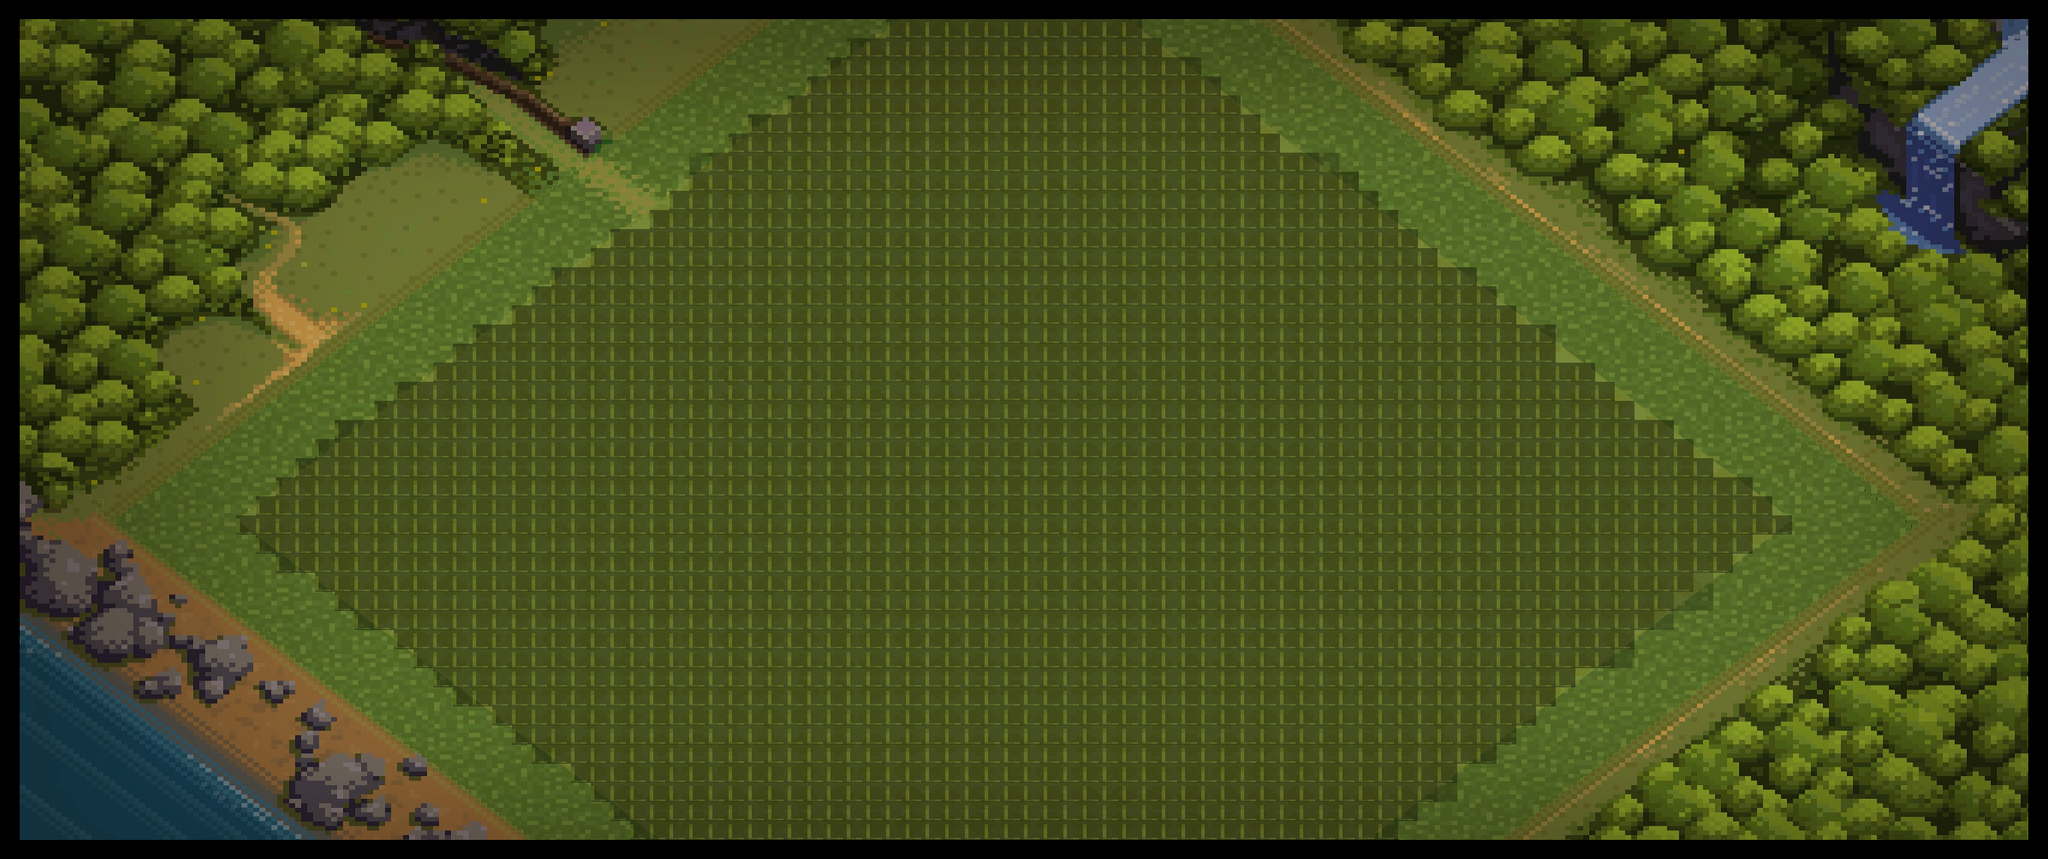

Rendered tile map (Tiled .tmx) drawn with the repository's tilesets; below, a short description and the map source with its tile grids summarised:
An orthogonal 104x45 tile map with 33x32 px tiles, 2 tile layers (Tile Layer 1, Copy of Tile Layer 1).

<map version="1.9" tiledversion="1.9.2" orientation="orthogonal" renderorder="right-down" width="104" height="45" tilewidth="33" tileheight="32" infinite="0" nextlayerid="3" nextobjectid="1">
 <tileset firstgid="1" source="map.tsx" />
 <layer id="1" name="Tile Layer 1" width="104" height="45" opacity="0.6">
  <data>[4680 cells, 4386 non-empty, 4386 distinct tile ids]</data>
 </layer>
 <layer id="2" name="Copy of Tile Layer 1" width="104" height="45" opacity="0.4">
  <data>[4680 cells, 4378 non-empty, 2213 distinct tile ids]</data>
 </layer>
</map>